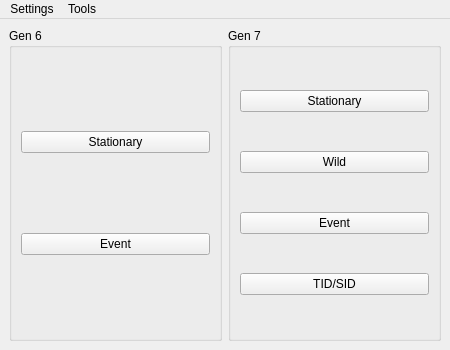
<?xml version="1.0" encoding="UTF-8"?>
<ui version="4.0">
 <class>MainWindow</class>
 <widget class="QMainWindow" name="MainWindow">
  <property name="geometry">
   <rect>
    <x>0</x>
    <y>0</y>
    <width>450</width>
    <height>350</height>
   </rect>
  </property>
  <property name="minimumSize">
   <size>
    <width>450</width>
    <height>350</height>
   </size>
  </property>
  <property name="windowTitle">
   <string>3DS Time Finder 1.0.0</string>
  </property>
  <widget class="QWidget" name="centralwidget">
   <layout class="QGridLayout" name="gridLayout">
    <item row="0" column="0">
     <widget class="QGroupBox" name="groupBox">
      <property name="title">
       <string>Gen 6</string>
      </property>
      <layout class="QGridLayout" name="gridLayout_2">
       <item row="0" column="0">
        <widget class="QPushButton" name="pushButtonStationary6">
         <property name="text">
          <string>Stationary</string>
         </property>
        </widget>
       </item>
       <item row="1" column="0">
        <widget class="QPushButton" name="pushButtonEvent6">
         <property name="text">
          <string>Event</string>
         </property>
        </widget>
       </item>
      </layout>
     </widget>
    </item>
    <item row="0" column="1">
     <widget class="QGroupBox" name="groupBox_2">
      <property name="title">
       <string>Gen 7</string>
      </property>
      <layout class="QGridLayout" name="gridLayout_3">
       <item row="0" column="0">
        <widget class="QPushButton" name="pushButtonStationary7">
         <property name="text">
          <string>Stationary</string>
         </property>
        </widget>
       </item>
       <item row="1" column="0">
        <widget class="QPushButton" name="pushButtonWild7">
         <property name="text">
          <string>Wild</string>
         </property>
        </widget>
       </item>
       <item row="2" column="0">
        <widget class="QPushButton" name="pushButtonEvent7">
         <property name="text">
          <string>Event</string>
         </property>
        </widget>
       </item>
       <item row="3" column="0">
        <widget class="QPushButton" name="pushButtonID7">
         <property name="text">
          <string>TID/SID</string>
         </property>
        </widget>
       </item>
      </layout>
     </widget>
    </item>
   </layout>
  </widget>
  <widget class="QMenuBar" name="menubar">
   <property name="geometry">
    <rect>
     <x>0</x>
     <y>0</y>
     <width>450</width>
     <height>21</height>
    </rect>
   </property>
   <widget class="QMenu" name="menuSettings">
    <property name="title">
     <string>Settings</string>
    </property>
    <widget class="QMenu" name="menuStyle">
     <property name="title">
      <string>Style</string>
     </property>
     <addaction name="actionDark"/>
     <addaction name="actionLight"/>
    </widget>
    <widget class="QMenu" name="menuCPU_Threads">
     <property name="title">
      <string>CPU Threads</string>
     </property>
    </widget>
    <addaction name="menuCPU_Threads"/>
    <addaction name="menuStyle"/>
   </widget>
   <widget class="QMenu" name="menuTools">
    <property name="title">
     <string>Tools</string>
    </property>
    <addaction name="actionCalibrator7"/>
   </widget>
   <addaction name="menuSettings"/>
   <addaction name="menuTools"/>
  </widget>
  <action name="actionDark">
   <property name="checkable">
    <bool>true</bool>
   </property>
   <property name="text">
    <string>Dark</string>
   </property>
  </action>
  <action name="actionLight">
   <property name="checkable">
    <bool>true</bool>
   </property>
   <property name="text">
    <string>Light</string>
   </property>
  </action>
  <action name="actionCalibrator7">
   <property name="text">
    <string>Gen 7 Calibrator</string>
   </property>
  </action>
 </widget>
 <resources/>
 <connections/>
</ui>
